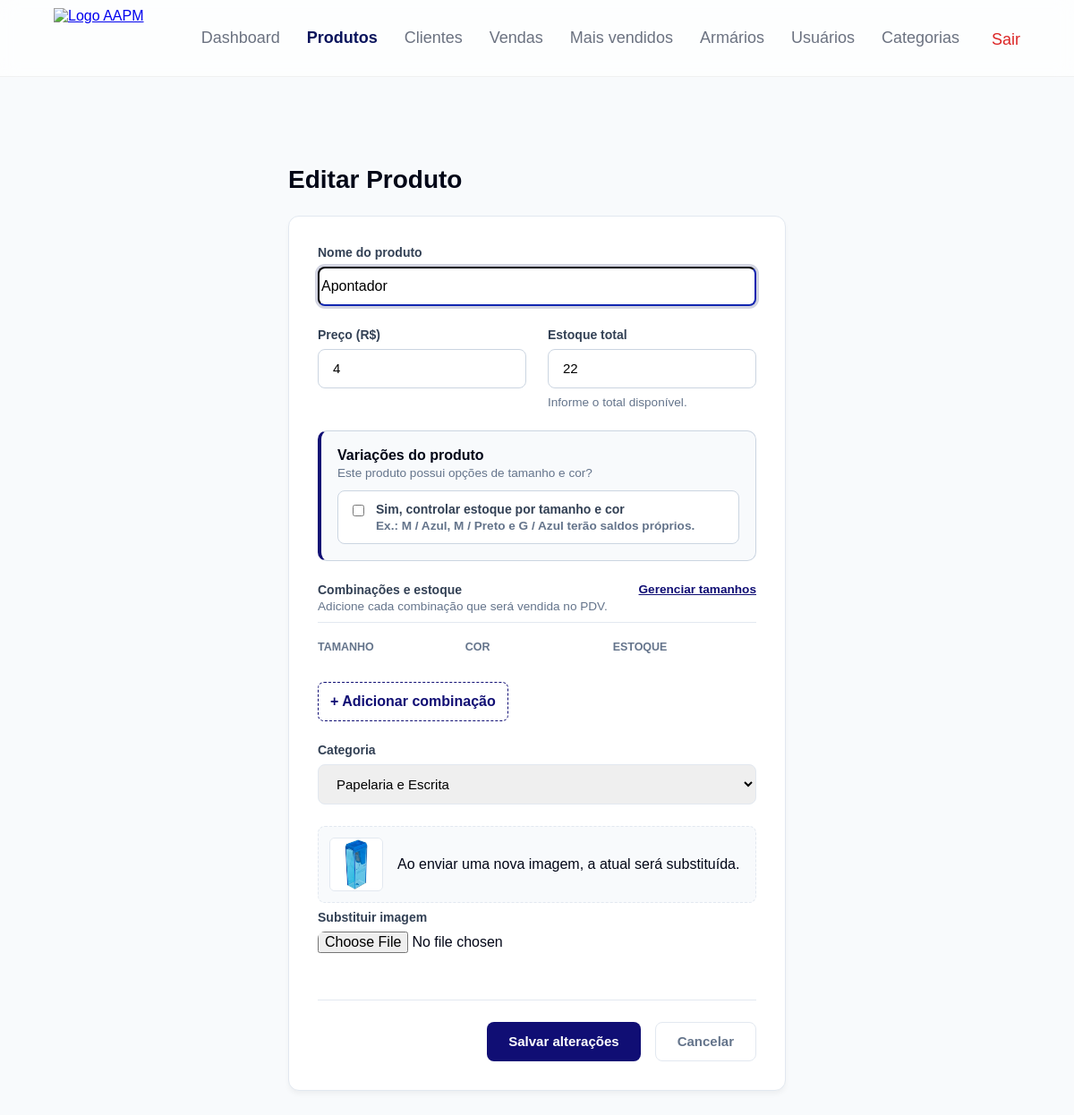
The page /produtos/1/editar (signed in) on the database its author committed.
### app/models/produtos.py (models this page shows, shortened)
class Produto(Base):
    __tablename__ = "produtos"
    id = Column(Integer, primary_key=True, index=True)
    nome = Column(String(200), unique=True, index=True)
    preco = Column(Float)
    estoque_atual = Column(Integer, nullable=False, default=0)
    possui_variacoes_tamanho = Column(Boolean, nullable=False, default=False, server_default="false")
    ativo = Column(Boolean, default=True)
    imagem_path = Column(String(255), nullable=True)
    categoria_id = Column(Integer, ForeignKey("categorias.id", ondelete="SET NULL"), nullable=True)
    categoria = relationship("Categoria", back_populates="produtos")
    estoques_tamanho = relationship(
        "EstoqueTamanho", back_populates="produto", cascade="all, delete-orphan"
    )
    estoques_variacoes = relationship(
        "EstoqueVariacao", back_populates="produto", cascade="all, delete-orphan"
    )

### app/controllers/produto_controller.py (the view)
@router.get("/{produto_id}/editar")
def form_editar_produto(
    produto_id: int,
    request: Request,
    db: Session = Depends(get_db),
    admin = Depends(get_admin)
):
    editando   = db.query(Produto).filter(Produto.id == produto_id).first()
    categorias = db.query(Categoria).filter(Categoria.ativo == True).all()
    tamanhos = ordenar_tamanhos(db.query(Tamanho).filter(Tamanho.ativo == True).all())
    if not editando:
        return RedirectResponse(url="/produtos", status_code=302)
    return templates.TemplateResponse(
        request,
        "produtos/form.html",
        {
            "request":    request,
            "usuario":    admin,
            "editando":   editando,
            "categorias": categorias,
            "tamanhos": tamanhos,
        }
    )

### app/templates/produtos/form.html (shortened to what this page needs)
<!DOCTYPE html>
<html lang="pt-br">
<head>
    <link rel="stylesheet" href="{{ url_for('static', path='css/form_produtos.css') }}?v=2">
    <link rel="stylesheet" href="/static/css/feedback.css?v=1">
    <link rel="stylesheet" href="/static/css/responsive.css?v=1">
</head>
<body>
    {% include "partials/navbar.html" %}
    {% set possui_variacoes = editando.possui_variacoes_tamanho if editando else (valores.possui_variacoes_tamanho if valores else false) %}
    <main class="main-content">
        <div class="page-header"><h1>{{ "Editar Produto" if editando else "Novo Produto" }}</h1></div>
        <div class="form-container">
            <form action="{{ '/produtos/' + editando.id|string + '/editar' if editando else '/produtos/novo' }}" method="post" enctype="multipart/form-data">
                <div class="form-grid">
                    <div class="form-group full-width"><label for="nome">Nome do produto</label><input id="nome" name="nome" required autofocus value="{{ editando.nome if editando else (valores.nome if valores else '') }}"></div>
                    <div class="form-group"><label for="preco">Preço (R$)</label><input id="preco" name="preco" type="number" step="0.01" min="0" required value="{{ editando.preco if editando else (valores.preco if valores else '0.00') }}"></div>
                    <div class="form-group"><label for="estoque_atual">Estoque total</label><input id="estoque_atual" name="estoque_atual" type="number" min="0" required value="{{ editando.estoque_atual if editando else (valores.estoque_atual if valores else '0') }}"><small id="ajuda-estoque">Informe o total disponível.</small></div>
                    <section class="form-group full-width variacoes-card" aria-labelledby="titulo-variacoes">
                        <div><strong id="titulo-variacoes">Variações do produto</strong><p>Este produto possui opções de tamanho e cor?</p></div>
                        <label class="opcao-variacao" for="possui_variacoes_tamanho"><input id="possui_variacoes_tamanho" name="possui_variacoes_tamanho" type="checkbox" value="true" {{ 'checked' if possui_variacoes else '' }}><span><strong>Sim, controlar estoque por tamanho e cor</strong><small>Ex.: M / Azul, M / Preto e G / Azul terão saldos próprios.</small></span></label>
                    </section>
                    <section class="form-group full-width" id="estoques-variacoes" hidden>
                        <div class="variacoes-header"><div><label>Combinações e estoque</label><small>Adicione cada combinação que será vendida no PDV.</small></div><a href="/tamanhos">Gerenciar tamanhos</a></div>
                        <div class="cabecalho-variacoes" aria-hidden="true"><span>Tamanho</span><span>Cor</span><span>Estoque</span></div>
                        <button class="btn-add-variacao" id="adicionar-variacao" type="button">+ Adicionar combinação</button>
                    </section>
                    <div class="form-group full-width"><label for="categoria_id">Categoria</label><select id="categoria_id" name="categoria_id"><option value="0">Sem categoria</option>{% for categoria in categorias %}<option value="{{ categoria.id }}" {{ 'selected' if (editando and editando.categoria_id == categoria.id) or (valores and valores.categoria_id == categoria.id) else '' }}>{{ categoria.nome }}</option>{% endfor %}</select></div>
                    <div class="form-group full-width">
                        {% if editando and editando.imagem_path %}<div class="current-image-container"><img src="{{ editando.imagem_url }}" alt="{{ editando.nome }}" class="current-image-preview"><span>Ao enviar uma nova imagem, a atual será substituída.</span></div>{% endif %}
                        <label for="imagem">{{ "Substituir imagem" if editando else "Imagem do produto" }}</label><input id="imagem" name="imagem" type="file" accept=".jpg,.jpeg,.png,.webp">
                    </div>
                </div>
                <div class="form-actions"><button class="btn-submit" type="submit">{{ "Salvar alterações" if editando else "Criar produto" }}</button><a class="btn-cancel" href="/produtos">Cancelar</a></div>
            </form>
        </div>
    </main>
</body>
</html>

### app/static/css/form_produtos.css (style rules this page uses)
:root { --bg-main: #f8fafc; --text-main: #0f172a; --text-muted: #64748b; --border-color: #e2e8f0; --primary: #100e74; --primary-hover: #050455; --success-bg: #d1fae5; --success-text: #065f46; }
body { background-color: var(--bg-main); font-family: 'Segoe UI', Tahoma, Geneva, Verdana, sans-serif; color: var(--text-main); margin: 0; padding: 0; }
.main-content { max-width: 800px; margin: 40px auto; padding: 0 20px; }
.page-header h1 { font-size: 28px; font-weight: 700; margin-bottom: 24px; }
.form-container { background: white; border-radius: 12px; border: 1px solid var(--border-color); padding: 32px; box-shadow: 0 4px 6px -1px rgba(0, 0, 0, 0.05); }
.form-grid { display: grid; grid-template-columns: repeat(2, 1fr); gap: 24px; }
.form-group { display: flex; flex-direction: column; gap: 8px; }
.form-group.full-width { grid-column: span 2; }
.variacoes-card { gap: 12px; padding: 18px; background: #f8fafc; border: 1px solid #cbd5e1; border-left: 4px solid var(--primary); border-radius: 10px; }
.variacoes-card p, .variacoes-card small, .variacoes-header small, #ajuda-estoque { color: var(--text-muted); font-size: .85rem; }
.variacoes-card p { margin: 3px 0 0; }
.opcao-variacao { display: flex; align-items: flex-start; gap: 10px; padding: 12px; cursor: pointer; background: #fff; border: 1px solid #cbd5e1; border-radius: 8px; }
.opcao-variacao input { margin-top: 3px; accent-color: var(--primary); }
.opcao-variacao span { display: grid; gap: 3px; }
.variacoes-header { display: flex; justify-content: space-between; align-items: start; padding-bottom: 10px; border-bottom: 1px solid var(--border-color); }
.variacoes-header > div { display: grid; gap: 3px; }
.variacoes-header a { color: var(--primary); font-size: .85rem; font-weight: 600; }
.cabecalho-variacoes, .linha-variacao { display: grid; grid-template-columns: 1fr 1fr .7fr 42px; gap: 10px; align-items: center; }
.cabecalho-variacoes { padding: 12px 0 6px; color: var(--text-muted); font-size: .78rem; font-weight: 700; text-transform: uppercase; }
.btn-add-variacao { align-self: flex-start; margin-top: 10px; padding: 9px 13px; color: var(--primary); font: inherit; font-weight: 600; cursor: pointer; background: #fff; border: 1px dashed var(--primary); border-radius: 7px; }
.form-group label { font-size: 14px; font-weight: 600; color: #334155; }
.form-group input[type="text"], .form-group input[type="number"], .form-group select { padding: 12px 16px; border: 1px solid var(--border-color); border-radius: 8px; font-size: 15px; outline: none; transition: border-color 0.2s, box-shadow 0.2s; }
.current-image-container { display: flex; align-items: center; gap: 16px; background: #f8fafc; padding: 12px; border-radius: 8px; border: 1px dashed var(--border-color); }
.current-image-preview { width: 60px; height: 60px; object-fit: cover; border-radius: 6px; border: 1px solid var(--border-color); }
.form-actions { display: flex; justify-content: flex-end; gap: 16px; margin-top: 32px; border-top: 1px solid var(--border-color); padding-top: 24px; }
.btn-submit { background-color: var(--primary); color: white; border: none; padding: 12px 24px; border-radius: 8px; font-weight: 600; font-size: 15px; cursor: pointer; display: inline-flex; align-items: center; gap: 8px; transition: background-color 0.2s; }
.btn-cancel { background-color: white; color: var(--text-muted); border: 1px solid var(--border-color); padding: 12px 24px; border-radius: 8px; font-weight: 600; font-size: 15px; text-decoration: none; transition: background-color 0.2s; }

### app/static/css/responsive.css (style rules this page uses)
img, svg { max-width: 100%; }
button, input, select, textarea { font: inherit; }

### app/static/css/base.css (style rules this page uses)
* { box-sizing: border-box; }
body { min-height: 100vh; margin: 0; display: flex; flex-direction: column; font-family: Arial, sans-serif; background: #f8fafc; color: #020617; }

### rows shown on the page
Produto: nome "Apontador", preco "4", estoque_atual "22", imagem_url (picture)

### other values the page prints
{{ "Editar Produto" if editando else "Novo Produto" }} "Editar Produto"
{{ "Substituir imagem" if editando else "Imagem do produto" }} "Substituir imagem"
{{ "Salvar alterações" if editando else "Criar produto" }} "Salvar alterações"
form field categoria_id "Papelaria e Escrita"
